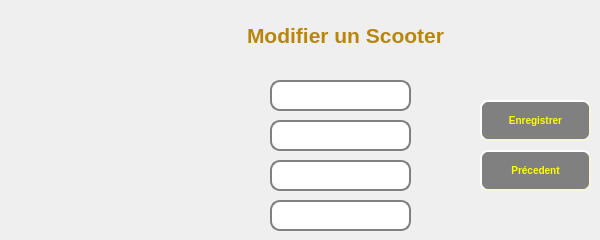
    <widget class="QWidget" name="page_11">
     <widget class="QLabel" name="label_9">
      <property name="geometry">
       <rect>
        <x>210</x>
        <y>20</y>
        <width>271</width>
        <height>31</height>
       </rect>
      </property>
      <property name="styleSheet">
       <string notr="true">font: 75 italic 55pt &quot;Montserrat&quot;;</string>
      </property>
      <property name="text">
       <string>&lt;html&gt;&lt;head/&gt;&lt;body&gt;&lt;p align=&quot;center&quot;&gt;&lt;span style=&quot; font-size:16pt; font-weight:600; color:#b8860b;&quot;&gt;Modifier un Scooter&lt;/span&gt;&lt;/p&gt;&lt;/body&gt;&lt;/html&gt;</string>
      </property>
     </widget>
     <widget class="QPushButton" name="pushButton_precedent_7">
      <property name="geometry">
       <rect>
        <x>480</x>
        <y>150</y>
        <width>111</width>
        <height>41</height>
       </rect>
      </property>
      <property name="styleSheet">
       <string notr="true">QPushButton#pushButton_precedent_7{
background-color: grey;
    border-style: outset;
    border-width: 2px;
    border-radius: 8px;
    border-color: beige;
    font:  bold 10px;
    color:yellow;
    min-width: 5em;
    padding: 6px;
}
#pushButton_precedent_7:hover {
    background-color:rgb(222, 184, 135);
    border-style: outset;
    border-width: 2px;
    border-radius: 8px;
    border-color: beige;
    font:  bold 10px;
    color:yellow;
    min-width: 5em;
    padding: 6px;
}

#pushButton_precedent_7:pressed{
background-color: grey;
    border-style: outset;
    border-width: 2px;
    border-radius: 8px;
    border-color: beige;
    font:  bold 10px;
    color:yellow;
    min-width: 5em;
    padding: 6px;}</string>
      </property>
      <property name="text">
       <string>Précedent</string>
      </property>
     </widget>
     <widget class="QLineEdit" name="lineEdit_dispo_2">
      <property name="geometry">
       <rect>
        <x>270</x>
        <y>160</y>
        <width>141</width>
        <height>31</height>
       </rect>
      </property>
      <property name="styleSheet">
       <string notr="true">QLineEdit {
    border: 2px solid gray;
    border-radius: 10px;
    padding: 0 8px;
    background: white;
    selection-background-color: darkgray;
}</string>
      </property>
     </widget>
     <widget class="QLabel" name="label_pic_11">
      <property name="geometry">
       <rect>
        <x>30</x>
        <y>30</y>
        <width>81</width>
        <height>81</height>
       </rect>
      </property>
      <property name="text">
       <string/>
      </property>
     </widget>
     <widget class="QLineEdit" name="lineEdit_depense_2">
      <property name="geometry">
       <rect>
        <x>270</x>
        <y>200</y>
        <width>141</width>
        <height>31</height>
       </rect>
      </property>
      <property name="styleSheet">
       <string notr="true">QLineEdit {
    border: 2px solid gray;
    border-radius: 10px;
    padding: 0 8px;
    background: white;
    selection-background-color: darkgray;
}</string>
      </property>
     </widget>
     <widget class="QLineEdit" name="lineEdit_idscooter_4">
      <property name="geometry">
       <rect>
        <x>270</x>
        <y>80</y>
        <width>141</width>
        <height>31</height>
       </rect>
      </property>
      <property name="styleSheet">
       <string notr="true">QLineEdit {
    border: 2px solid gray;
    border-radius: 10px;
    padding: 0 8px;
    background: white;
    selection-background-color: darkgray;
}</string>
      </property>
     </widget>
     <widget class="QLineEdit" name="lineEdit_etat_2">
      <property name="geometry">
       <rect>
        <x>270</x>
        <y>120</y>
        <width>141</width>
        <height>31</height>
       </rect>
      </property>
      <property name="styleSheet">
       <string notr="true">QLineEdit {
    border: 2px solid gray;
    border-radius: 10px;
    padding: 0 8px;
    background: white;
    selection-background-color: darkgray;
}</string>
      </property>
     </widget>
     <widget class="QPushButton" name="pushButton_enregistrermdt">
      <property name="geometry">
       <rect>
        <x>480</x>
        <y>100</y>
        <width>111</width>
        <height>41</height>
       </rect>
      </property>
      <property name="styleSheet">
       <string notr="true">QPushButton#pushButton_enregistrermdt{
background-color: grey;
    border-style: outset;
    border-width: 2px;
    border-radius: 8px;
    border-color: beige;
    font:  bold 10px;
    color:yellow;
    min-width: 5em;
    padding: 6px;
}
#pushButton_enregistrermdt:hover {
    background-color:rgb(222, 184, 135);
    border-style: outset;
    border-width: 2px;
    border-radius: 8px;
    border-color: beige;
    font:  bold 10px;
    color:yellow;
    min-width: 5em;
    padding: 6px;
}

#pushButton_enregistrermdt:pressed{
background-color: grey;
    border-style: outset;
    border-width: 2px;
    border-radius: 8px;
    border-color: beige;
    font:  bold 10px;
    color:yellow;
    min-width: 5em;
    padding: 6px;}</string>
      </property>
      <property name="text">
       <string>Enregistrer</string>
      </property>
     </widget>
    </widget>
